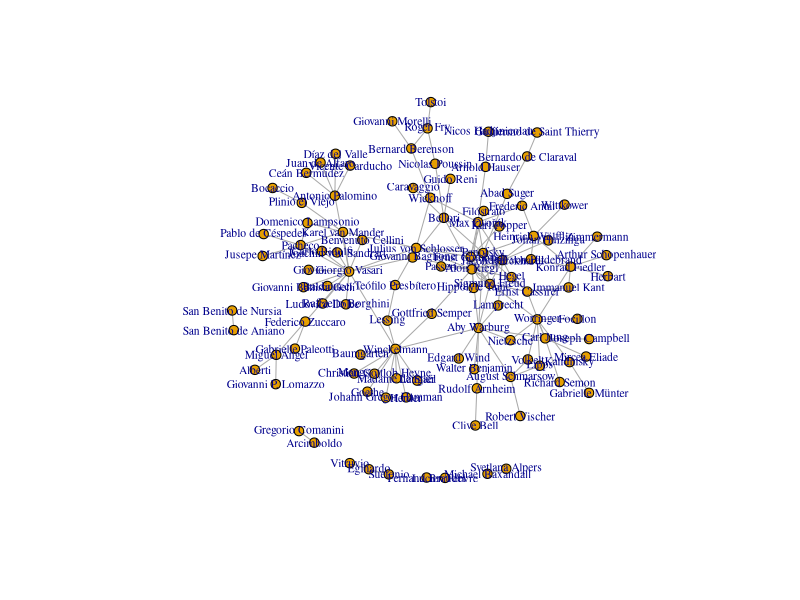
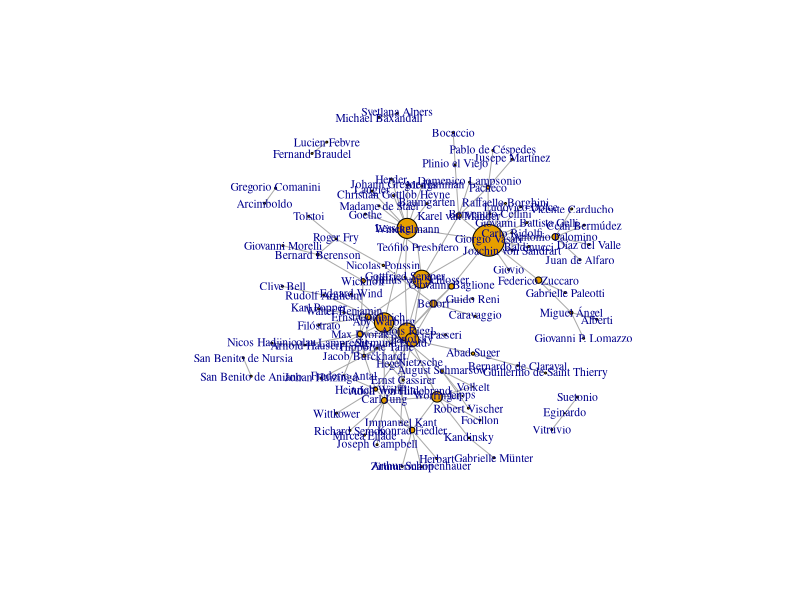
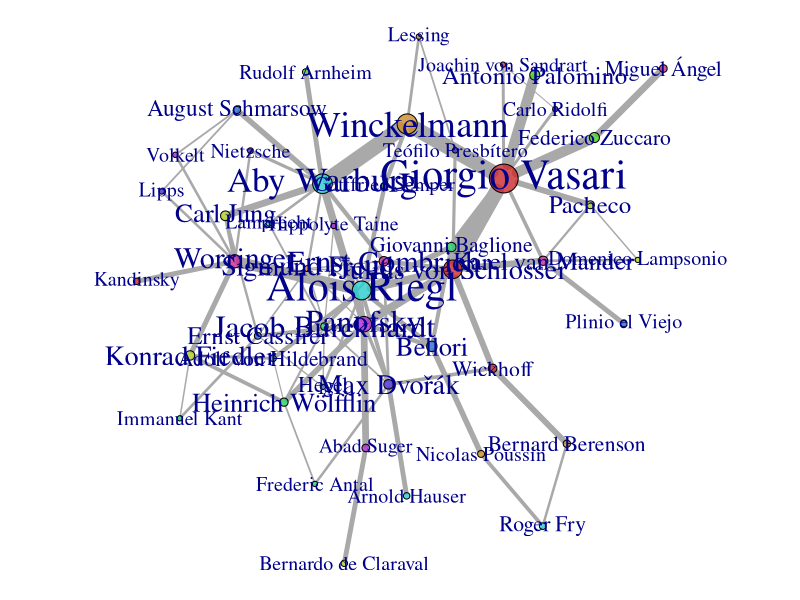

R code for these plots, in order:
#!/usr/bin/env Rscript

historiografia_data <- read.csv("data/grafo.csv", header = TRUE, stringsAsFactors = FALSE)

library(igraph)

g <- graph_from_data_frame(historiografia_data, directed=FALSE)
plot(g, vertex.label.cex=0.7, vertex.size=5, edge.arrow.size=0.5)

V(g)$degree <- degree(g, mode="all")
V(g)$betweenness <- betweenness(g, directed=FALSE)

node_betweenness_df <- data.frame(name=V(g)$name, betweenness=V(g)$betweenness)
top_20_betweenness <- head(node_betweenness_df[order(-node_betweenness_df$betweenness), ], 20)
cat(t(t(top_20_betweenness$name)), sep="\n")


E(g)$edge_betweenness <- edge_betweenness(g)

plot(g, vertex.size=V(g)$betweenness/100, vertex.label.cex=0.7, edge.arrow.size=0.5)

components <- components(g)
main_component <- which.max(components$csize)
vertices_in_main_component <- V(g)[components$membership == main_component]
g_main <- induced_subgraph(g, vertices_in_main_component)

#eliminate those nodes with degree <= 1
g_main <- delete_vertices(g_main, V(g_main)[degree(g_main) <= 1])

layout <- layout_with_kk(g_main)
V(g_main)$label.cex <- 1+V(g_main)$degree/10

png("figures/graph_layout.png", width=2400, height=1600)
par(mar=c(0,0,0,0))
plot(g_main, vertex.size=2+V(g_main)$betweenness/200, vertex.color = rainbow(10, .8, .8, alpha= .8),
     edge.width=1+E(g_main)$edge_betweenness/50,
     layout=layout, alpha = .8)

dev.off()

